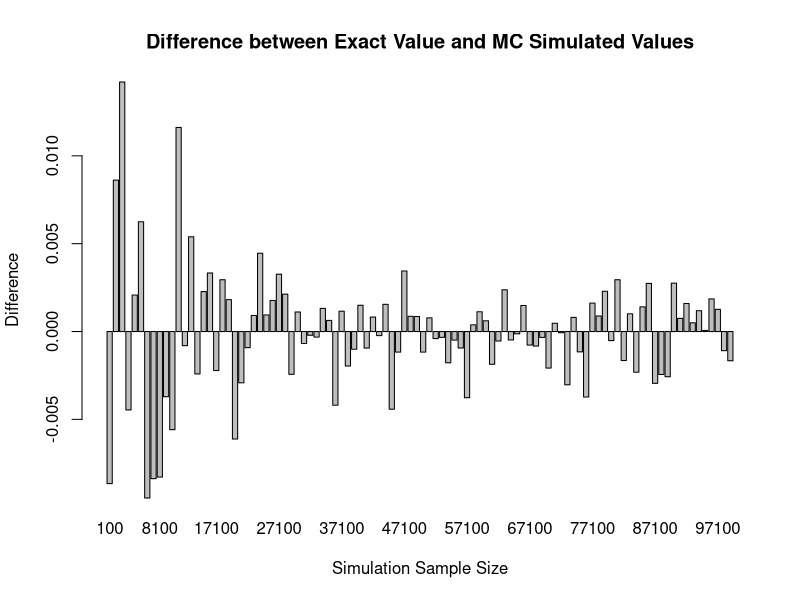
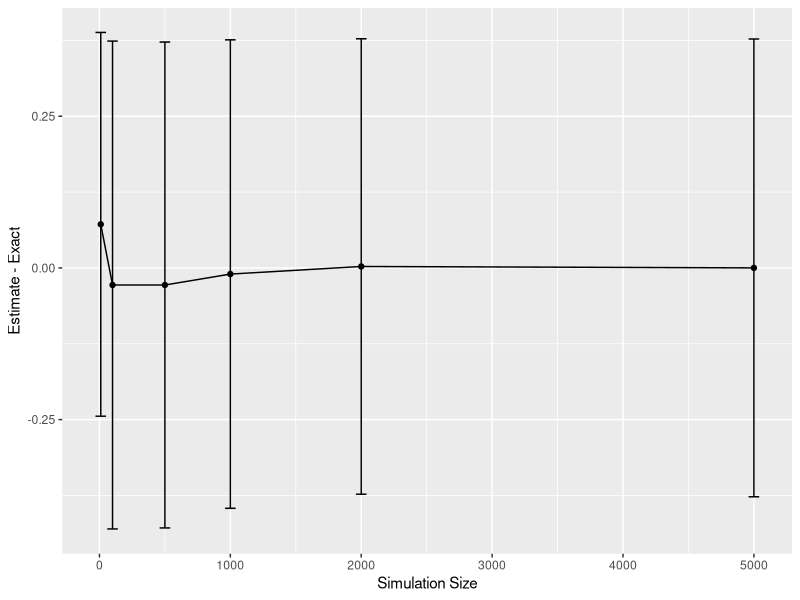
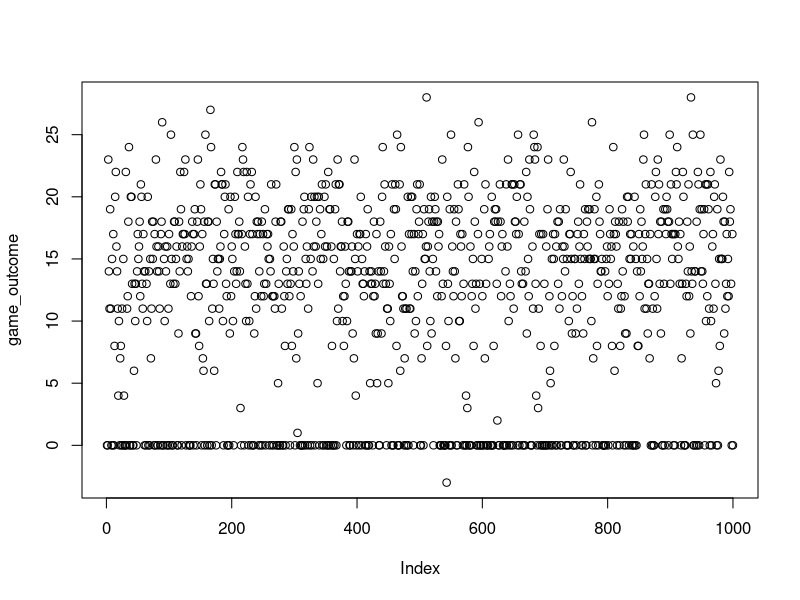

Write R code to recreate these figures, in order.
## ---- chunk 1
knitr::opts_chunk$set(echo = TRUE)
## ---- chunk 2

#define number of samples to obtain
n <- 100

#use rnorm to simulate 100 numbers from a normal distribition, mean=1 and sd=2
simulations <- rnorm(n, mean=1, sd=2)

#estimate integral between 1 and 3 by counting samples with a value in range
mc_S <- sum(simulations <=3 & simulations >= 1)/100
print(paste("Simulation with 100 samples: ", mc_S))

#The exact answer given using the cumulative distribution function pnorm in R is given by:
mc_exact = pnorm(q=3, mean=1, sd=2) - pnorm(q=1, mean=1, sd=2)
print(paste("Exact answer using CDF: ", mc_exact))

##Q1 - increasing sample size to increase accuracy
n2 <- 10000

simulations_2 <- rnorm(n2, mean=1, sd=2)
mc_S2 <- sum(simulations_2 <=3 & simulations_2 >=1)/n2
print(paste("Simulation with 10,000 samples: ", mc_S2))

#Q2 - Can you draw a graph of number of MC samples vs accuracy?

#create a vector to hold simulated value from each simulation
values <- c()

for (i in seq(from=100, to=100000, by=1000)){
  
  sims <- rnorm(i, mean=1, sd=2)
  mcS <- sum(sims <=3 & sims >=1)/i
  #add difference of mcexact to mcS to values vector
  difference <- mc_exact - mcS
  
  val <- as.character(i)
  values[val] <- difference
  
}

#plot barplot showing difference in simulate values vs exact value from CDF
barplot(values, main="Difference between Exact Value and MC Simulated Values", xlab="Simulation Sample Size", ylab="Difference")
## ---- chunk 3

#number of simulations to run
n_sims <- c(10, 100, 500, 1000, 2000, 5000)

#create a vector to hold outcome for each simulation, mean, sd
great_3 <- rep(0, length(n_sims))
s_mean_acc <- rep(0, length(n_sims))
s_sd_acc <- rep(0, length(n_sims))

#use for loop to run through each simulation size
for (s in 1:length(n_sims)){
  
  #get simulation size
  simsz <- n_sims[s]
  
  #vector to hold outcome of coin toss
  greater_3 <- rep(0, simsz)
  
  #toss coin for number of simulations
  for (x in 1:simsz){
    
    #flip a coin ten times
    flips <- sample(c(0,1), 10, replace=TRUE)
  
    #if more than 3 heads are flipped change value to 1 in great_3
    if (sum(flips) > 3){
      greater_3[x] <- 1
    }
    
  }
  
  #get mean and sd of simulated values and add to vector s_mean_acc and s_sd_acc
  
  s_mean_acc[s] <- mean(greater_3 - pbinom(3, 10, 0.5, lower.tail=FALSE))
  s_sd_acc[s] <- sd(greater_3 - pbinom(3, 10, 0.5, lower.tail=FALSE))
  
}

print(s_mean_acc)
print(s_sd_acc)

#true value
print( pbinom(3, 10, 0.5, lower.tail=FALSE) )

## ---- chunk 4

library(ggplot2)

#create data frame with simulation sizes and means
great_df <- data.frame(n_sims, s_mean_acc)

#plot mean accuracy with sd error bars
ggplot(great_df, aes(x=n_sims, y=s_mean_acc)) +geom_line() + geom_point() + geom_errorbar(aes(ymin=s_mean_acc-s_sd_acc, ymax=s_mean_acc+s_sd_acc)) + xlab("Simulation Size") + ylab("Estimate - Exact")

## ---- chunk 5

game <- function(){
  
  #random sample to model spinning wheel
  #Y, 1pt, prob=0.5
  #R, -1pt, prob=0.25
  #B, 2pt, prob=0.25
  
  results <- sample(c(1,-1,2), 20, replace=TRUE, prob=c(0.5,0.25,0.25))
  
  #get cumulative outcomes for the 20 spins 
  cumulative <- cumsum(results)
  
  #check if any are 0 or less than zero
  for (i in cumulative){
    if (i < 0){
      return(0)
    } else {
      return(cumulative[20])
    }
  }
}

n <- 1000

#vector to store results of each simulation
game_outcome <- rep(0, n)

#for loop to run 100 simulations
for (i in 1:n){
  
  #play game and add to outcome
  game_outcome[i] <- game()
  
}

#expected outcome
expected <- mean(game_outcome)
print(expected)

plot(game_outcome)
